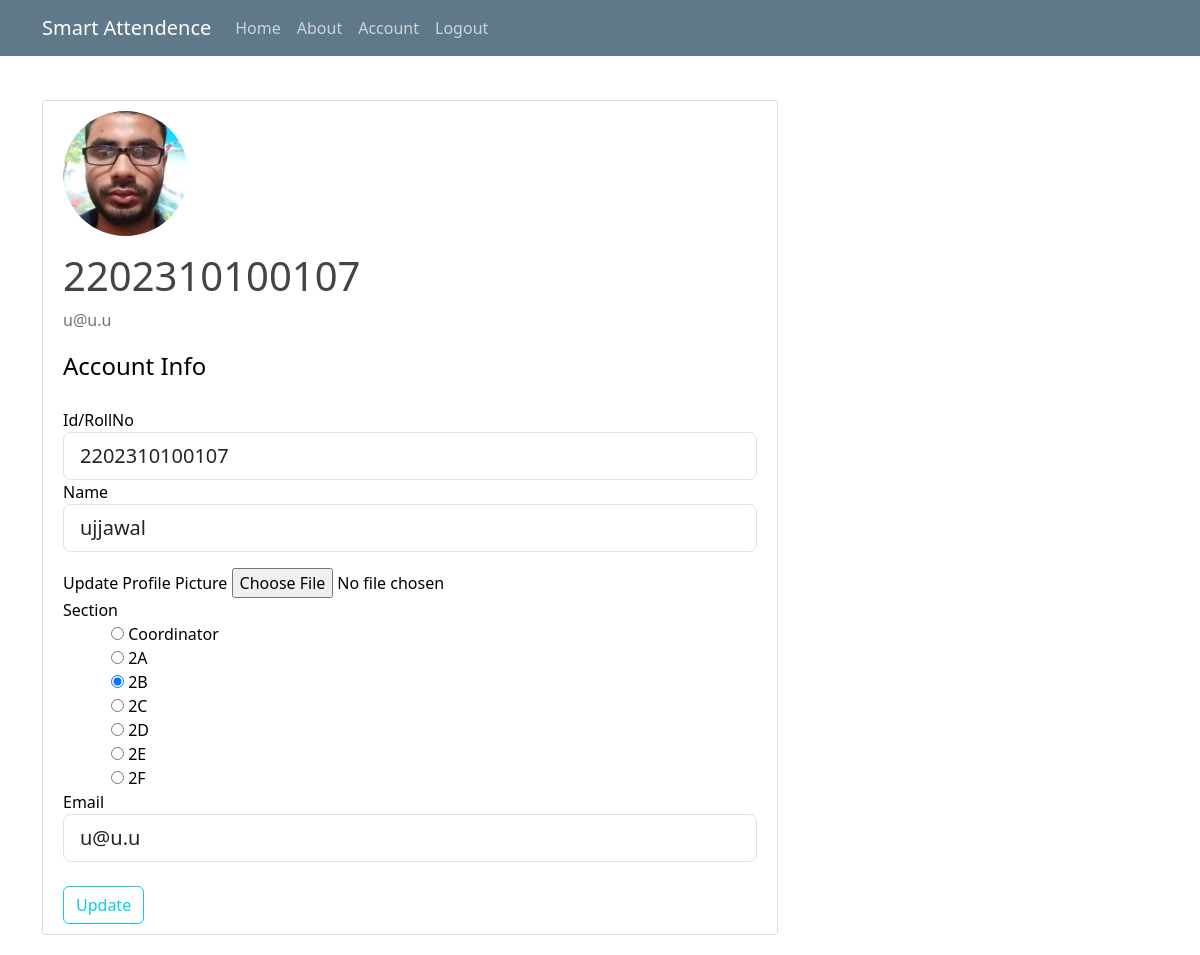
Page /account (signed in) on the committed database.
### attendenceSystem/models.py (models this page shows, shortened)
class User(db.Model, UserMixin):
    id = db.Column(db.Integer, primary_key=True, unique=True) #unique number id
    rollno = db.Column(db.Integer, unique=True, nullable=False)
    name = db.Column(db.String(120), nullable=False)
    image_file = db.Column(db.String(20), nullable=False, default='default.jpg')
    section = db.Column(db.String(20),nullable=False)
    email = db.Column(db.String(120), unique=True, nullable=False)
    password = db.Column(db.String(60), nullable=False)
    attendence = db.relationship('MarkAttendence', backref='user', lazy=True)

### attendenceSystem/routes.py (the view)
@app.route("/account", methods=['GET', 'POST'])
@login_required
def account():
    form = UpdateAccountForm()
    if form.validate_on_submit():
        current_user.rollno = form.rollno.data
        current_user.name = form.name.data
        current_user.section = form.section.data
        current_user.email = form.email.data
        if form.upload.data:
            picture_file = save_picture(form.upload.data)
            current_user.image_file = picture_file
        db.session.commit()
        flash('Your account has been updated!', 'success')
        return redirect(url_for('account'))
    elif request.method == 'GET':
        form.rollno.data = current_user.rollno
        form.name.data = current_user.name
        form.section.data = current_user.section
        form.email.data = current_user.email
    image_file = url_for('static', filename='img/' + current_user.image_file)
    return render_template('account.html', title='Account',image_file=image_file, form=form)

### attendenceSystem/forms.py (shortened to what this page needs)
class UpdateAccountForm(FlaskForm):
    rollno = IntegerField('Id/RollNo',validators=[DataRequired()]) #rollnumber
    name=StringField('Name',validators=[DataRequired(), Length(min=1, max=50)])
    upload = FileField('Update Profile Picture', validators=[FileAllowed(['jpg','png','jpeg'], 'Images only!')])
    section = RadioField('Section', choices=[('Coordinator', 'Coordinator'),('2A', '2A'), ('2B', '2B'),('2C', '2C'), ('2D', '2D'),('2E', '2E'), ('2F', '2F')])
    email = StringField('Email',validators=[DataRequired(), Email()])
    submit = SubmitField('Update')

### attendenceSystem/models.py (called while the page is built)
@login_manager.user_loader
def load_user(user_id):
    return User.query.get(int(user_id))

### attendenceSystem/templates/account.html (shortened to what this page needs)
{% extends "layout.html" %}
{% block content %}
    <div class="content-section">
      <div class="media">
        <img class="rounded-circle account-img object-fit-cover" src="{{ image_file }}">
        <div class="media-body">
          <h2 class="account-heading">{{ current_user.rollno }}</h2>
          <p class="text-secondary">{{ current_user.email }}</p>
        </div>
      </div>
        <form method="POST" action="" enctype="multipart/form-data">
            <fieldset class="form-group">
                <legend class="mb-4">Account Info</legend>
                <div class="form-group">
                    {{ form.rollno.label(class="form-control-label") }}
                    {% if form.rollno.errors %}
                        {{ form.rollno(class="form-control form-control-lg is-invalid") }}
                        <div class="invalid-feedback">
                            {% for error in form.rollno.errors %}
                                <span>{{ error }}</span>
                            {% endfor %}
                        </div>
                    {% else %}
                        {{ form.rollno(class="form-control form-control-lg") }}
                    {% endif %}
                </div>
                <div class="form-group">
                    {{ form.name.label(class="form-control-label") }}
                    {% if form.name.errors %}
                        {{ form.name(class="form-control form-control-lg is-invalid") }}
                        <div class="invalid-feedback">
                            {% for error in form.name.errors %}
                                <span>{{ error }}</span>
                            {% endfor %}
                        </div>
                    {% else %}
                        {{ form.name(class="form-control form-control-lg") }}
                    {% endif %}
                </div>
                <div class="form-group mt-3">
                    {{ form.upload.label() }}
                    {{ form.upload(class="form-control-file") }}
                </div>
                <div class="form-group d-flex flex-column">
                    {{ form.section.label(class="form-control-label") }}
                    {% for subfield in form.section %}
                    <div class="ms-5">
                        <tr class="">
                            <td>{{ subfield }}</td>
                            <td>{{ subfield.label }}</td>
                        </tr>
                    </div>
                    {% endfor %}
                </div>
                <div class="form-group">
                    {{ form.email.label(class="form-control-label") }}
                    {% if form.email.errors %}
                        {{ form.email(class="form-control form-control-lg is-invalid") }}
                        <div class="invalid-feedback">
                            {% for error in form.email.errors %}
                                <span>{{ error }}</span>
                            {% endfor %}
                        </div>
                    {% else %}
                        {{ form.email(class="form-control form-control-lg") }}
                    {% endif %}
                </div>
            </fieldset>
            <div class="form-group mt-4">
                {{ form.submit(class="btn btn-outline-info") }}
            </div>
        </form>
    </div>
{% endblock content %}

### attendenceSystem/static/css/index.css (style rules this page uses)
* { padding: 0; margin: 0; }
html, body { min-height: 100%; background: #fff; color: #000; }
body { font-size: 1rem; text-rendering: optimizeLegibility; }
h1, h2, h3, h4, h5, h6 { color: #444444; }
.content-section { background: #ffffff; padding: 10px 20px; border: 1px solid #dddddd; border-radius: 3px; margin-bottom: 20px; }
.account-img { height: 125px; width: 125px; margin-right: 20px; margin-bottom: 16px; }
.account-heading { font-size: 2.5rem; }

### rows in the picture
User: rollno "2202310100107", email "u@u.u", name "ujjawal"

### other values in the picture
{{ subfield.label }} "Coordinator" "2A" "2B" "2C" "2D" "2E" "2F"
